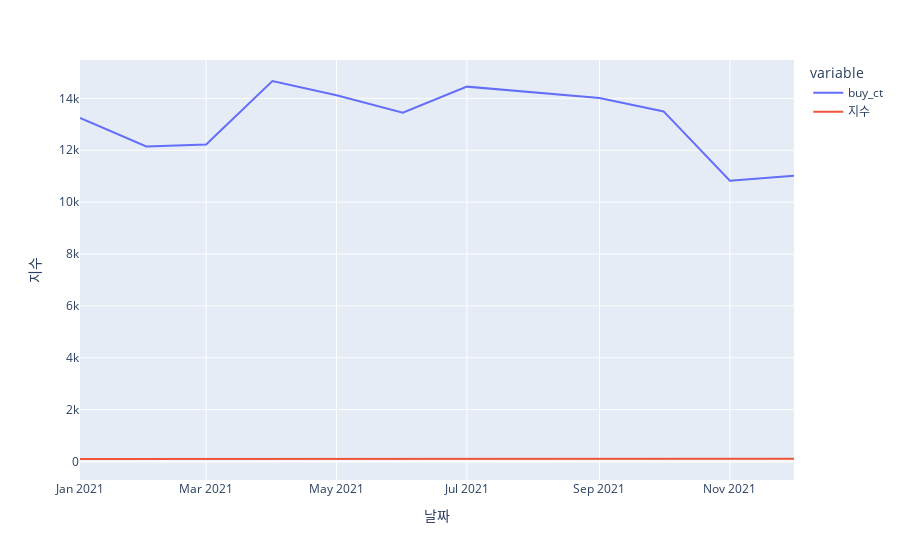

This figure's notebook cell:
### Code cell
fig = px.line(price_csi, x='날짜', y=['buy_ct', '지수'], labels = {'buy_ct' : '판매량', '지수' : '지수'})
fig.update_layout(yaxis = dict(title = '지수'))
fig.show()

### Figure 1 — Plotly figure (JSON) as saved in the notebook; plotly's stock layout.template omitted (floating-point values rounded to 4 significant figures)
{"data": [{"hovertemplate": "variable=buy_ct<br>날짜=%{x}<br>value=%{y}<extra></extra>", "legendgroup": "buy_ct", "line": {"color": "#636efa", "dash": "solid"}, "marker": {"symbol": "circle"}, "mode": "lines", "name": "buy_ct", "orientation": "v", "showlegend": true, "type": "scatter", "x": ["2021-01", "2021-02", "2021-03", "2021-04", "2021-05", "2021-06", "2021-07", "2021-08", "2021-09", "2021-10", "2021-11", "2021-12"], "xaxis": "x", "y": [13248, 12149, 12222, 14671, 14121, 13445, 14454, 14235, 14019, 13498, 10823, 11022], "yaxis": "y"}, {"hovertemplate": "variable=지수<br>날짜=%{x}<br>value=%{y}<extra></extra>", "legendgroup": "지수", "line": {"color": "#EF553B", "dash": "solid"}, "marker": {"symbol": "circle"}, "mode": "lines", "name": "지수", "orientation": "v", "showlegend": true, "type": "scatter", "x": ["2021-01", "2021-02", "2021-03", "2021-04", "2021-05", "2021-06", "2021-07", "2021-08", "2021-09", "2021-10", "2021-11", "2021-12"], "xaxis": "x", "y": [95.3, 97.4, 100.6, 102.4, 105.5, 110.8, 103.6, 102.8, 104.1, 107.3, 108.2, 104.3], "yaxis": "y"}], "layout": {"legend": {"title": {"text": "variable"}, "tracegroupgap": 0}, "margin": {"t": 60}, "xaxis": {"anchor": "y", "domain": [0, 1], "title": {"text": "날짜"}}, "yaxis": {"anchor": "x", "domain": [0, 1], "title": {"text": "지수"}}}}
